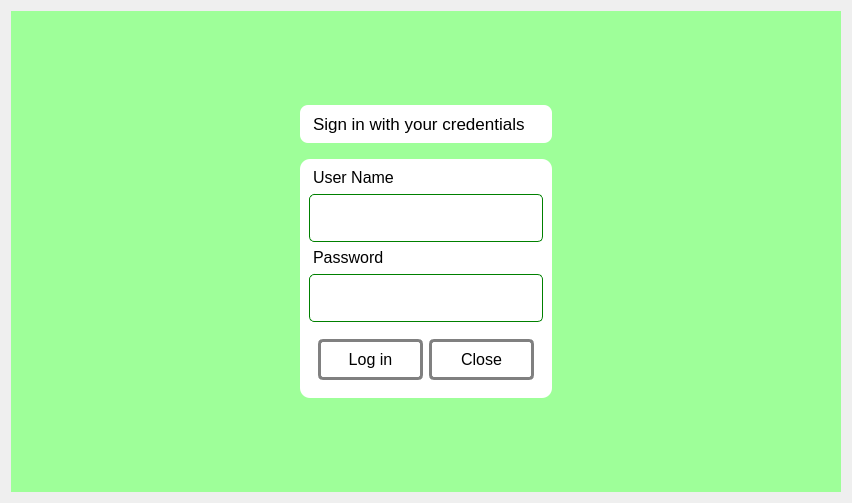
<?xml version="1.0" encoding="UTF-8"?>
<ui version="4.0">
 <class>Form</class>
 <widget class="QWidget" name="Form">
  <property name="geometry">
   <rect>
    <x>0</x>
    <y>0</y>
    <width>852</width>
    <height>503</height>
   </rect>
  </property>
  <property name="windowTitle">
   <string>Form</string>
  </property>
  <layout class="QGridLayout" name="gridLayout">
   <item row="0" column="0">
    <widget class="QWidget" name="widget" native="true">
     <property name="styleSheet">
      <string notr="true">background-color: rgb(158, 255, 153);</string>
     </property>
     <layout class="QHBoxLayout" name="horizontalLayout_2">
      <item>
       <spacer name="horizontalSpacer">
        <property name="orientation">
         <enum>Qt::Horizontal</enum>
        </property>
        <property name="sizeHint" stdset="0">
         <size>
          <width>40</width>
          <height>20</height>
         </size>
        </property>
       </spacer>
      </item>
      <item>
       <widget class="QWidget" name="widget_4" native="true">
        <layout class="QVBoxLayout" name="verticalLayout_2">
         <item>
          <spacer name="verticalSpacer">
           <property name="orientation">
            <enum>Qt::Vertical</enum>
           </property>
           <property name="sizeHint" stdset="0">
            <size>
             <width>20</width>
             <height>40</height>
            </size>
           </property>
          </spacer>
         </item>
         <item>
          <widget class="QWidget" name="widget_6" native="true">
           <property name="styleSheet">
            <string notr="true">background:#ffffff;
margin-bottom:10px;
border:none;
border-radius:8px;</string>
           </property>
           <layout class="QVBoxLayout" name="verticalLayout_3">
            <item>
             <widget class="QLabel" name="label_3">
              <property name="font">
               <font>
                <pointsize>13</pointsize>
               </font>
              </property>
              <property name="text">
               <string>Sign in with your credentials</string>
              </property>
             </widget>
            </item>
           </layout>
          </widget>
         </item>
         <item>
          <widget class="QWidget" name="widget_2" native="true">
           <property name="styleSheet">
            <string notr="true">background:#ffffff;
border:none;
border-radius:10px;
padding-bottom:0px;
paddint-left:20px;
padding-right:20px;</string>
           </property>
           <layout class="QVBoxLayout" name="verticalLayout">
            <item>
             <widget class="QLabel" name="label">
              <property name="font">
               <font>
                <pointsize>12</pointsize>
               </font>
              </property>
              <property name="text">
               <string>User Name</string>
              </property>
             </widget>
            </item>
            <item>
             <widget class="QLineEdit" name="username">
              <property name="font">
               <font>
                <pointsize>13</pointsize>
               </font>
              </property>
              <property name="styleSheet">
               <string notr="true">margin-top:1px;
border: 1 solid green;
border-radius:5px;
font-size:12;
padding: 12px
</string>
              </property>
             </widget>
            </item>
            <item>
             <widget class="QLabel" name="label_2">
              <property name="font">
               <font>
                <pointsize>12</pointsize>
               </font>
              </property>
              <property name="text">
               <string>Password</string>
              </property>
             </widget>
            </item>
            <item>
             <widget class="QLineEdit" name="password">
              <property name="font">
               <font>
                <pointsize>13</pointsize>
               </font>
              </property>
              <property name="styleSheet">
               <string notr="true">margin-top:1px;
border: 1 solid green;
border-radius:5px;
font-size:12;
padding: 12px</string>
              </property>
              <property name="echoMode">
               <enum>QLineEdit::Password</enum>
              </property>
             </widget>
            </item>
            <item>
             <widget class="QWidget" name="widget_3" native="true">
              <layout class="QHBoxLayout" name="horizontalLayout">
               <item>
                <widget class="QPushButton" name="login">
                 <property name="font">
                  <font>
                   <pointsize>12</pointsize>
                  </font>
                 </property>
                 <property name="styleSheet">
                  <string notr="true">margin: 0px;
border: 3px solid grey;
padding-right:20px;
padding-left:20px;
border-radius:5px;
padding-top:8px;
padding-bottom:8px;
margin-top:2px;</string>
                 </property>
                 <property name="text">
                  <string>Log in</string>
                 </property>
                </widget>
               </item>
               <item>
                <widget class="QPushButton" name="close">
                 <property name="font">
                  <font>
                   <pointsize>12</pointsize>
                  </font>
                 </property>
                 <property name="styleSheet">
                  <string notr="true">margin: 0px;
border: 3px solid grey;
padding-right:20px;
padding-left:20px;
border-radius:5px;
padding-top:8px;
padding-bottom:8px;
margin-top:2px;</string>
                 </property>
                 <property name="text">
                  <string>Close</string>
                 </property>
                </widget>
               </item>
              </layout>
             </widget>
            </item>
           </layout>
          </widget>
         </item>
         <item>
          <spacer name="verticalSpacer_2">
           <property name="orientation">
            <enum>Qt::Vertical</enum>
           </property>
           <property name="sizeHint" stdset="0">
            <size>
             <width>20</width>
             <height>40</height>
            </size>
           </property>
          </spacer>
         </item>
        </layout>
       </widget>
      </item>
      <item>
       <spacer name="horizontalSpacer_2">
        <property name="orientation">
         <enum>Qt::Horizontal</enum>
        </property>
        <property name="sizeHint" stdset="0">
         <size>
          <width>40</width>
          <height>20</height>
         </size>
        </property>
       </spacer>
      </item>
     </layout>
    </widget>
   </item>
  </layout>
 </widget>
 <resources/>
 <connections/>
</ui>
